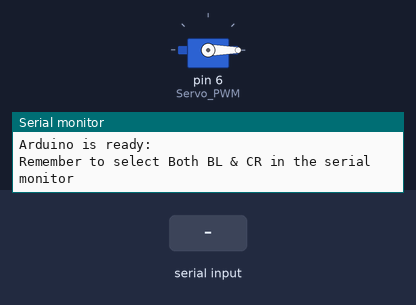
Bench run of a sketch on a simulated Arduino Uno, built with avr-gcc and run on an emulated ATmega328P. Parts: servo, the last lines printed to the serial monitor. The test bench sets the inputs (shaded band).

Above: at 1.2 s.
1.3 s: "1" received over the second serial link
At 2.1 s:
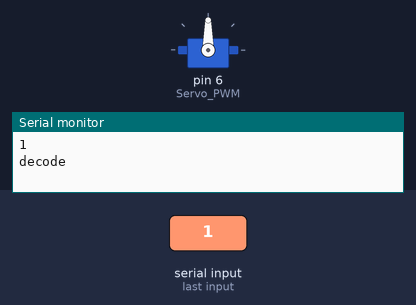
3.8 s: "0" received over the second serial link
At 4.6 s:
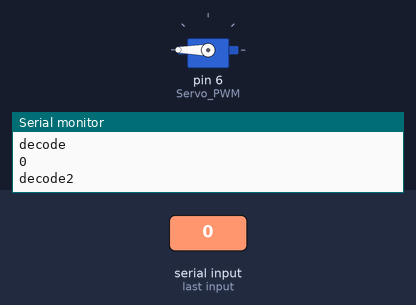
Timing chart, 0 to 6.8 s (numbered marks = the images above; inputs shaded):
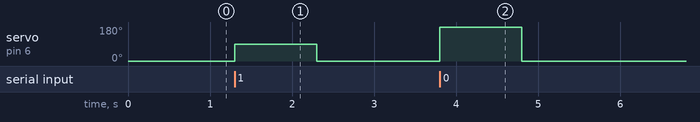

The sketch:

Slave_Servo.ino
```cpp
// Connect the HC-05 and communicate using the serial monitor
// When first powered on. you need to manually enter AT mode
// The default baud rate for AT mode is 38400
#include <SoftwareSerial.h>
#include <Servo.h>
#define Servo_PWM 6
SoftwareSerial BTSerial(10, 11);
// Connect the HC-05 TX to Arduino pin 10
// Connect the HC-05 RX to Arduino pin 11
Servo MG995_Servo;

void setup() {
  Serial.begin(9600);
  Serial.println("Arduino is ready:");
  Serial.println("Remember to select Both BL & CR in the serial monitor");
  BTSerial.begin(38400); // HC-05 default speed in AT command

  MG995_Servo.attach(Servo_PWM);
  MG995_Servo.write(0);
}

void loop() {
  while (BTSerial.available())
  {
    char c = BTSerial.read();
    Serial.println(c);
    if (c== '1')
    {
      Serial.println("decode");
      MG995_Servo.write(90);
      delay(1000);
      MG995_Servo.write(0);
      delay(1000);
    }
    else {
      Serial.println("decode2");
      MG995_Servo.write(180);
      delay(1000);
      MG995_Servo.write(0);
      delay(1000);
    }
  }
  if (Serial.available())
  {
    BTSerial.write(Serial.read());
  }
}
```

Measured:
- after the input at 1.3 s, servo on pin 6 (Servo_PWM): 0° → 90° at once, → 0° 1.0 s later
- after the input at 3.8 s, servo on pin 6 (Servo_PWM): 0° → 180° at once, → 0° 1.0 s later
